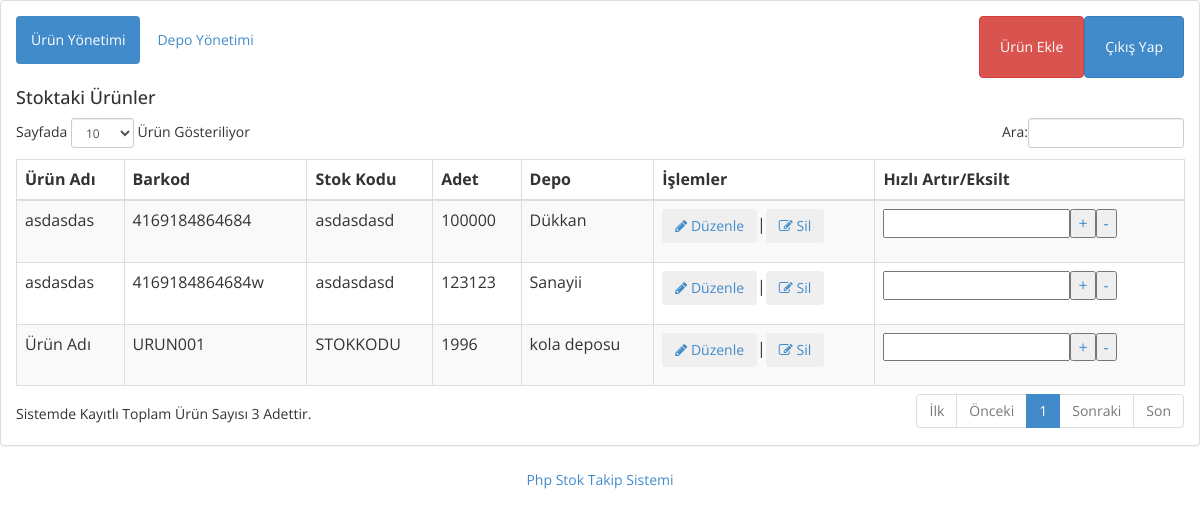
The app's page /index.php (signed in) with its own data.
### tables this page shows
CREATE TABLE IF NOT EXISTS `urunler` (
  `urunID` int(11) NOT NULL AUTO_INCREMENT,
  `urunAdi` varchar(355) NOT NULL,
  `urunBarkod` varchar(30) NOT NULL,
  `urunStokKodu` varchar(30) NOT NULL,
  `urunAdet` int(30) NOT NULL,
  `Depo` int(11) NOT NULL,
  PRIMARY KEY (`urunID`)
);

CREATE TABLE IF NOT EXISTS `depolar` (
  `depoID` int(11) NOT NULL AUTO_INCREMENT,
  `depoAdi` varchar(30) NOT NULL,
  PRIMARY KEY (`depoID`)
);

CREATE TABLE IF NOT EXISTS `ayarlar` (
  `id` int(11) NOT NULL AUTO_INCREMENT,
  `sayfaBaslik` varchar(255) NOT NULL,
  `copright` varchar(255) NOT NULL,
  PRIMARY KEY (`id`)
);

### ek/vt_baglantisi.php (called while the page is built, shortened)
<?php
$ayarcek=mysql_query("select * from ayarlar");
$ayar=mysql_fetch_array($ayarcek);
extract($ayar);
$alt=$copright;
?>

### index.php (the view, shortened to what this page needs)
<?php include "ek/vt_baglantisi.php"; ?>
<html xmlns="http://www.w3.org/1999/xhtml">
<head>
    <link href="assets/css/bootstrap.css" rel="stylesheet" />
    <link href="assets/css/font-awesome.css" rel="stylesheet" />
	    <link href="assets/js/dataTables/dataTables.bootstrap.css" rel="stylesheet" />
    <link href="assets/css/style.css" rel="stylesheet" />
</head>
<body>
<?php
include("ek/vt_baglantisi.php");
?>
<div class="panel panel-default">
                        <div class="panel-body">
                            <ul class="nav nav-pills">
                                <li class="active"><a href="index.php" data-toggle="">Ürün Yönetimi</a>
                                </li>
                                <li class=""><a href="depolar.php" data-toggle="">Depo Yönetimi</a>
                                </li>
								<button class="right-div btn btn-primary"><a style="color:white;" href="cikis.php">Çıkış Yap</a>
								<button class="right-div btn btn-danger"><a style="color:white;" href="urunekle.php">Ürün Ekle</a>
                                </button>
                            </ul>
                            <div class="tab-content">
                                <div class="tab-pane fade active in" id="urunler">
                                    <h4>Stoktaki Ürünler</h4>
                                    <div class="table-responsive">
                                <table class="table table-striped table-bordered table-hover" id="dataTables-example">
                                    <thead>
                                        <tr>
                                            <th>Ürün Adı</th>
                                            <th>Barkod</th>
                                            <th>Stok Kodu</th>
                                            <th>Adet</th>
                                            <th>Depo</th>
											<th>İşlemler</th>
											<th>Hızlı Artır/Eksilt</th>
                                        </tr>
                                    </thead>
                                    <tbody>
									<?php
									$urunsql=mysql_query("select * from urunler");
									while($urun=mysql_fetch_array($urunsql)){
									echo	 '<tr class="odd gradeX">
                                            <td>'.$urun[1].'</td>
                                            <td>'.$urun[2].'</td>
                                            <td>'.$urun[3].'</td>
                                            <td class="center">'.$urun[4].'</td>
                                            <td class="center">';
												$depocek=mysql_query("select * from depolar where depoID=$urun[5]");
												while($depoGoster=mysql_fetch_array($depocek)){
													echo $depoGoster['1'];
												}
									echo		'</td>
											<td><a href="urunduzenle.php?id='.$urun[0].'"><button class="btn btn-simple" data-toggle="modal" data-target="#myModal" ><i class="fa fa-pencil"></i> Düzenle</button></a>|<a href="sil.php?urunsil='.$urun[0].'"><button class="btn btn-simple" data-toggle="modal" data-target="#myModal" ><i class="fa fa-edit"></i> Sil</button></a></td>
											<td><form method="get" action="?artir"><input type="hidden" name="uuid" value="'.$urun[0].'"><input type="hidden" name="adet" value="'.$urun[4].'"><input type="text" name="artieksi"><a name="artir" href="?artir='.$urun[0].'"><button name="arti">+</button></a><a href="?eksilt='.$urun[0].'"><button name="eksi">-</button></a></form></td>
											</tr>';
									}
									?>
                                    </tbody>
                                </table>
                            </div></div>
                            </div>
                        </div>
                    </div>
<center><?=$alt;?></center>
					</body>
</html>

### assets/css/style.css (style rules this page uses)
.right-div { float: right; padding: 20px; }

### records on screen
urunler: urunAdi "asdasdas", urunBarkod "4169184864684", urunStokKodu "asdasdasd", urunAdet "100000"
depolar: depoAdi "Dükkan"
urunler: urunAdi "asdasdas", urunBarkod "4169184864684w", urunStokKodu "asdasdasd", urunAdet "123123"
depolar: depoAdi "Sanayii"
urunler: urunAdi "Ürün Adı", urunBarkod "URUN001", urunStokKodu "STOKKODU", urunAdet "1996"
depolar: depoAdi "kola deposu"
ayarlar: copright "Php Stok Takip Sistemi"
